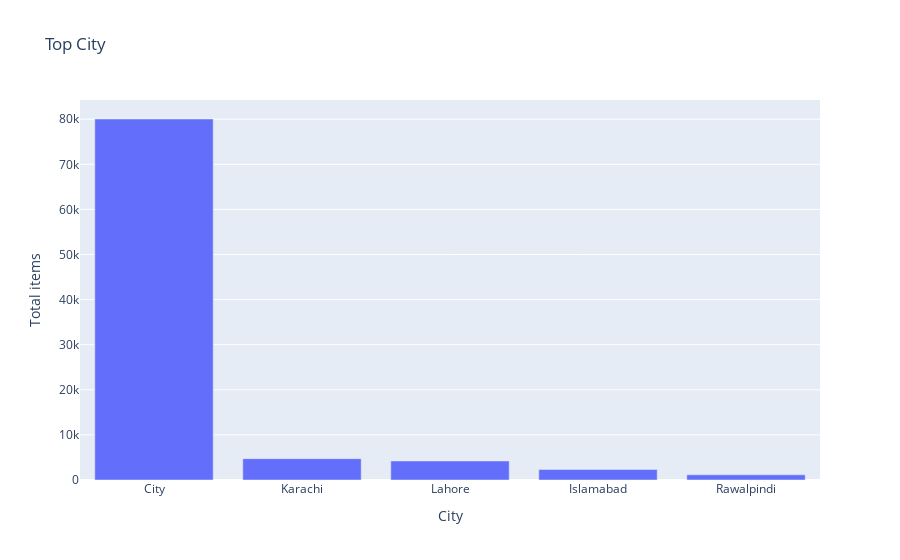

The code cell stored with this chart in its notebook:
### Code cell
# make plot use plotly top_city
fig = px.bar(top_city, x='City', y='Total items', title='Top City')
fig.show()

### Figure 1 — Plotly figure (JSON) as saved in the notebook; plotly's stock layout.template omitted (floating-point values rounded to 4 significant figures)
{"data": [{"alignmentgroup": "True", "hovertemplate": "City=%{x}<br>Total items=%{y}<extra></extra>", "legendgroup": "", "marker": {"color": "#636efa", "pattern": {"shape": ""}}, "name": "", "offsetgroup": "", "orientation": "v", "showlegend": false, "textposition": "auto", "type": "bar", "x": ["City", "Karachi", "Lahore", "Islamabad", "Rawalpindi"], "xaxis": "x", "y": [80050, 4736, 4221, 2325, 1150], "yaxis": "y"}], "layout": {"barmode": "relative", "legend": {"tracegroupgap": 0}, "title": {"text": "Top City"}, "xaxis": {"anchor": "y", "domain": [0, 1], "title": {"text": "City"}}, "yaxis": {"anchor": "x", "domain": [0, 1], "title": {"text": "Total items"}}}}
